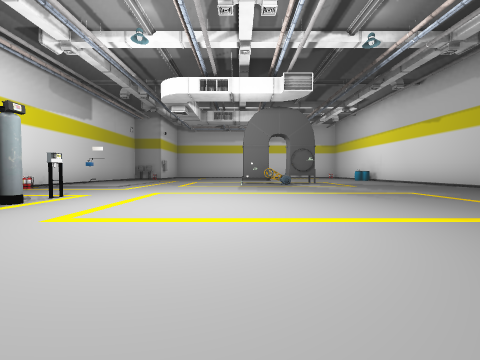
view 1 (above)

12 first-person views from a walk through a scene from a Unity 3-D project. The camera is 0.72 m above the floor, tilts 2° down and sees 90° across. The floor is counted in squares, 2 m on a side. Each view is taken from the middle of a square. On the plan, view 1 faces up. The plan holds only what a view shows up to about 9 squares ahead; the rest is blank. The place goes on beyond the plan. Some surface patterns are stand-ins.

view 2
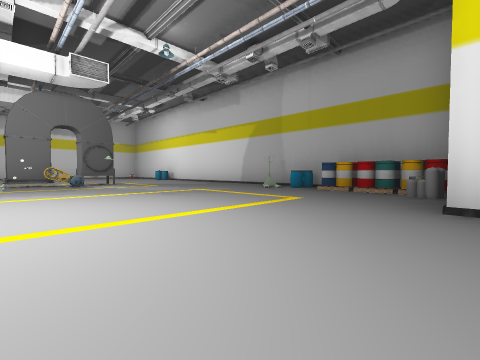

view 3
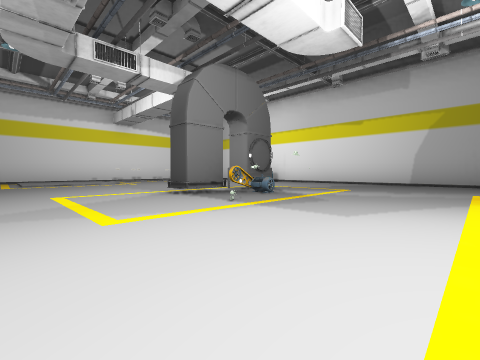

view 4
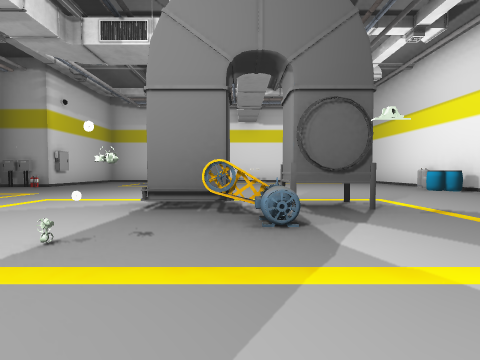

view 5
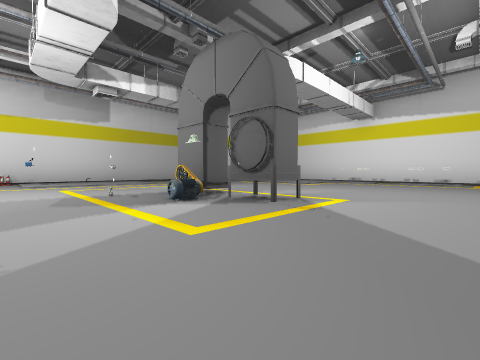

view 6
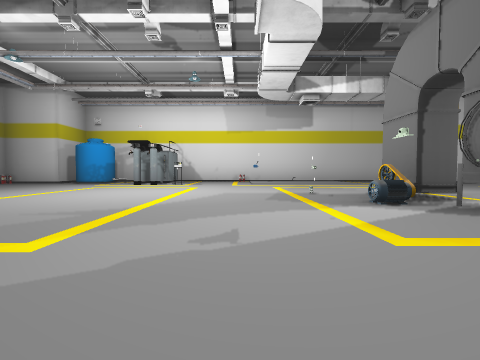

view 7
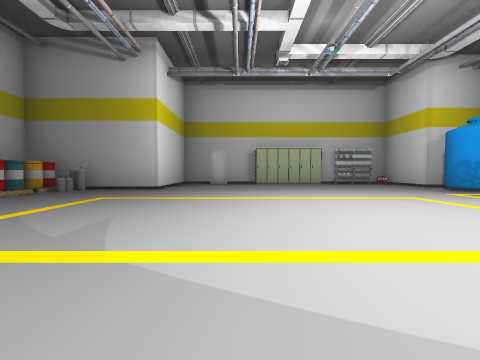

view 8
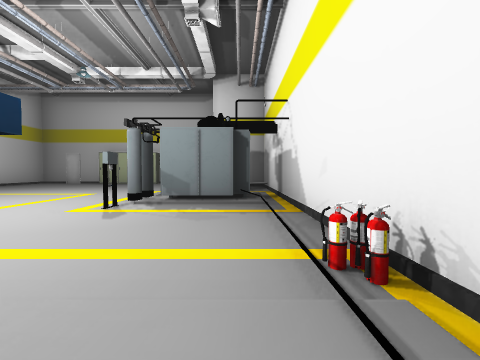

view 9
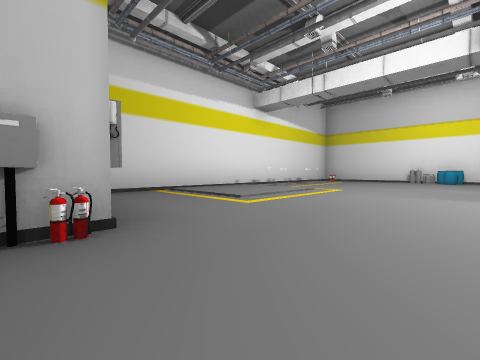

view 10
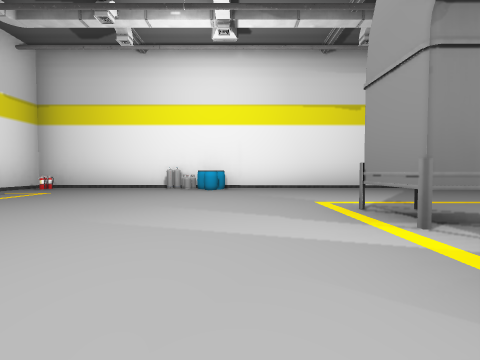

view 11
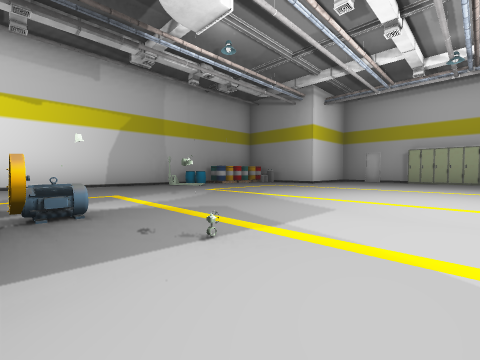

view 12
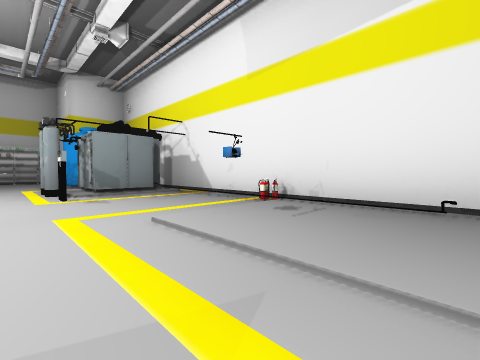

### Floor plan
Key: @ floor where view 1 was taken; # wall or solid block; . main floor; : floor 0.05 m higher than the main floor; + floor 0.1 m higher than the main floor; B barrel; O other object.
Columns run from 5 left of view 1 to 6 right of it. Each row starts with its distance up from view 1.
 14   ########
 13  #..++:.O.O
 12  #..++.....#
 11  O.........#
 10 #.........B
  9 #.........B#
  8 #::...#O...#
  7 #++...O....#
  6 #++..O.....#
  5 OO#........#
  4 #.........O#
  3 #+O.......B
  2 # O.......B
  1 ###.......B
  0 ###..@..###
 -1  ##.....#
 -2   OO#####

Positions as (right, up) in squares from view 1, and headings:
1: (0, 0), facing up
2: (0, 0), facing up-right
3: (-2, 4), facing up-right
4: (1, 5), facing up
5: (4, 5), facing up-left
6: (4, 5), facing left
7: (1, 5), facing down
8: (-4, 6), facing down
9: (-4, 9), facing up-right
10: (0, 9), facing right
11: (-1, 7), facing down-right
12: (-2, 7), facing down-left
